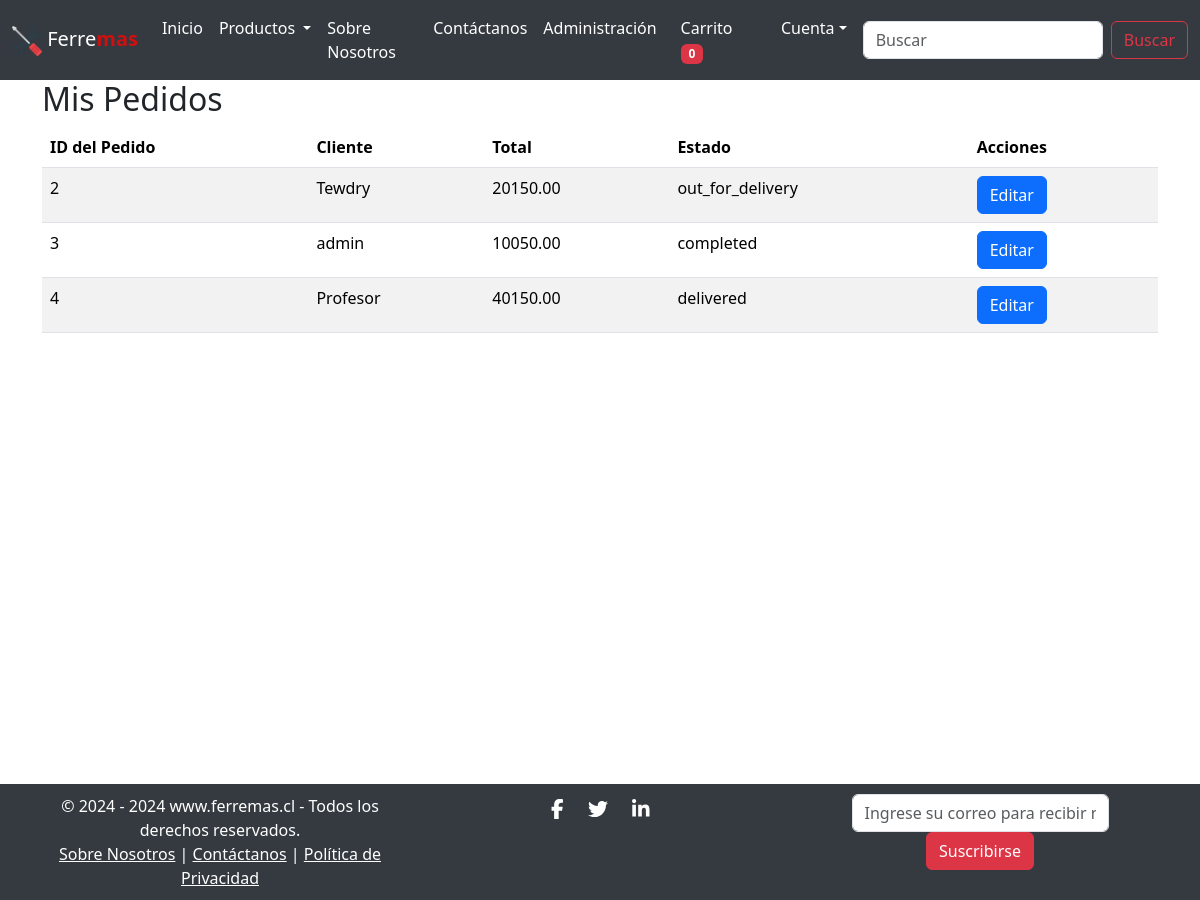
Screenshot of /vendor/orders/ (signed in) with the database file from the repository.
### core/models.py (models this page shows, shortened)
class Order(models.Model):
    STATUS_CHOICES = [
        ('pending', 'Pending'),
        ('completed', 'Completed'),
        ('processing', 'En proceso'),
        ('shipped', 'Enviado'),
        ('in_transit', 'En tránsito'),
        ('out_for_delivery', 'En reparto'),
        ('delivered', 'Entregado'),
        ('delayed', 'Retrasado'),
        ('returned', 'Devuelto'),
        ('cancelled', 'Cancelado'),
        ('failed_delivery', 'Entrega fallida'),
    ]
    user = models.ForeignKey(User, related_name='orders', on_delete=models.CASCADE)
    total_amount = models.DecimalField(max_digits=10, decimal_places=2)
    status = models.CharField(max_length=20, choices=STATUS_CHOICES, default='pending')
    created_at = models.DateTimeField(auto_now_add=True)
    paypal_payment_id = models.CharField(max_length=100, blank=True, null=True)
    estimated_delivery_date = models.DateField(null=True, blank=True)
    deleted = models.BooleanField(default=False)

### core/views.py (the view)
# urls.py: path('vendor/orders/', VendorOrderListView.as_view(), name='vendor_orders'),
class VendorOrderListView(UserPassesTestMixin, ListView):
    model = Order
    template_name = 'app/vendor_orders.html'
    context_object_name = 'orders'
    def test_func(self):
        return self.request.user.groups.filter(name='Vendors').exists() or self.request.user.is_staff
    def get_queryset(self):
        if self.request.user.is_staff:
            return Order.objects.all()
        vendor = Vendor.objects.get(user=self.request.user)
        return Order.objects.filter(items__product__vendor=vendor).distinct()

### core/context_processors.py (called while the page is built)
def cart_item_count(request):
    if request.user.is_authenticated:
        cart_count = Cart.objects.filter(user=request.user).count()
    else:
        cart_count = 0
    return {'totalitems': cart_count}

### core/templatetags/custom_filters.py (called while the page is built)
@register.filter(name='has_group')
def has_group(user, group_name):
    return user.groups.filter(name=group_name).exists()

### core/templates/app/vendor_orders.html (shortened to what this page needs)
{% extends 'app/base.html' %}
{% block main-content %}
<div class="container">
    <h2>Mis Pedidos</h2>
    <table class="table table-striped">
        <thead>
            <tr>
                <th>ID del Pedido</th>
                <th>Cliente</th>
                <th>Total</th>
                <th>Estado</th>
                <th>Acciones</th>
            </tr>
        </thead>
        <tbody>
            {% for order in orders %}
            <tr>
                <td>{{ order.id }}</td>
                <td>{{ order.user.username }}</td>
                <td>{{ order.total_amount }}</td>
                <td>{{ order.status }}</td>
                <td>
                    <a href="{% url 'edit_order' order.id %}" class="btn btn-primary">Editar</a>
                </td>
            </tr>
            {% endfor %}
        </tbody>
    </table>
</div>
{% endblock %}

### rows the page displays
Order: id "2", user.username "Tewdry", total_amount "20150.00", status "out_for_delivery"
Order: id "3", user.username "admin", total_amount "10050.00", status "completed"
Order: id "4", user.username "Profesor", total_amount "40150.00", status "delivered"

### other values shown
{{ totalitems }} "0"
